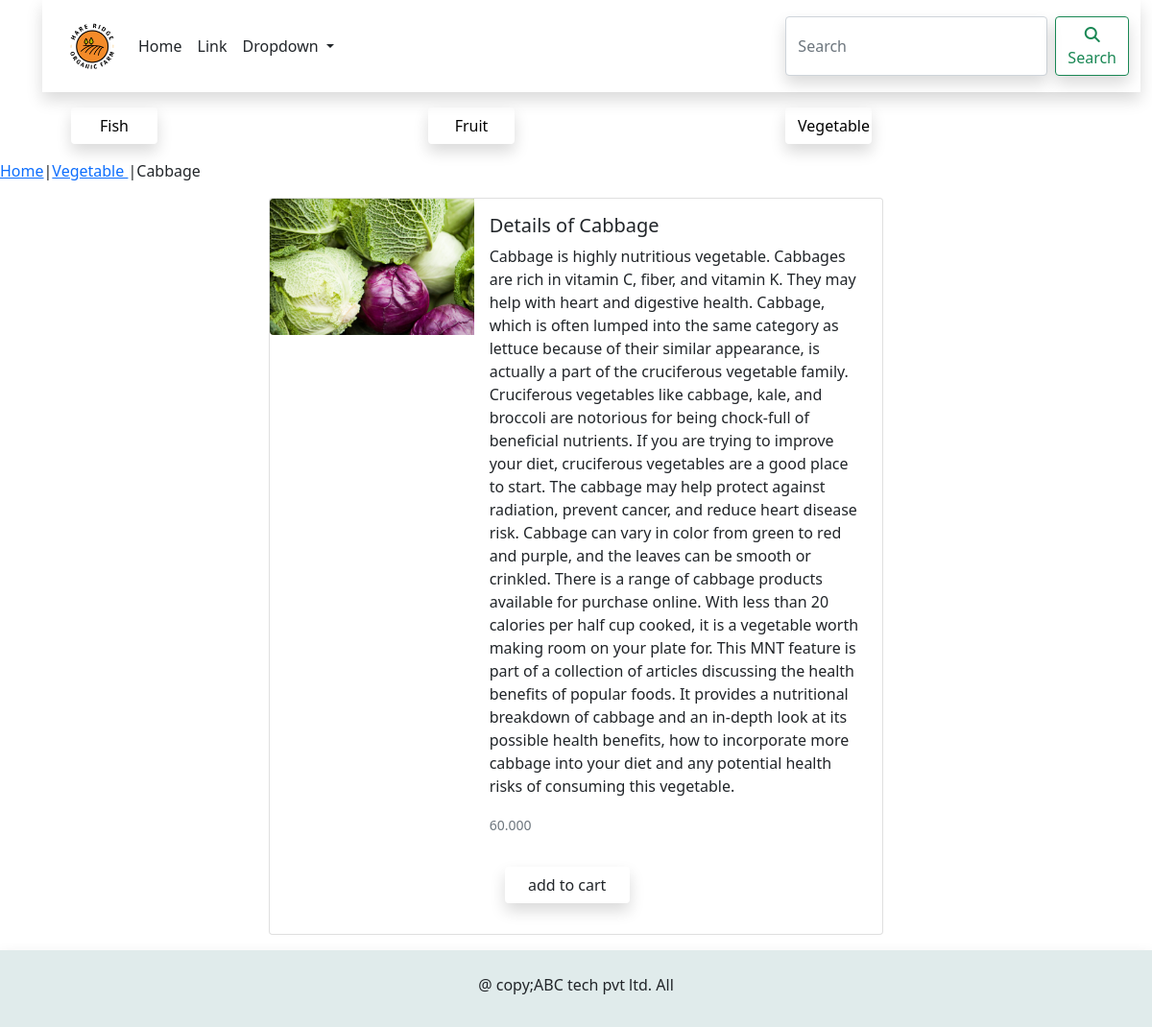
The app's page /farm/vegitable/cabbage/ with its own data.
### farm_main/models.py (models this page shows, shortened)
class Category(models.Model):
    name = models.CharField(max_length=250,unique=True)
    slug = models.SlugField(max_length=250,unique=True)
    description = models.TextField(blank=True)
    image = models.ImageField(upload_to='category_images',blank=True)
    class Meta:
        ordering = ('name',)
        verbose_name = 'category'
        verbose_name_plural = 'categories'
    def get_url(self):
        return reverse('farm_main:product_by_category', args=[self.slug])
    def __str__(self):
        return self.name

class Product(models.Model):
    name = models.CharField(max_length=250,unique=True)
    slug = models.SlugField(max_length=250,unique=True)
    description = models.TextField(blank=True)
    price = models.DecimalField(max_digits=10, decimal_places=3)
    category = models.ForeignKey(Category, on_delete=models.CASCADE)
    image = models.ImageField(upload_to='products_image', blank=True)
    stock = models.IntegerField()
    available = models.BooleanField(default=True)
    created = models.DateTimeField(auto_now_add=True)
    updated = models.DateTimeField(auto_now_add=True)
    class Meta:
        ordering = ('name',)
        verbose_name = 'Product'
        verbose_name_plural = 'Products'

### farm_main/views.py (the view)
# urls.py: path('<slug:c_slug>/<slug:product_slug>/', views.proDetail, name='productCategoryDetail')
def proDetail(request,c_slug,product_slug):
    try:
        product = Product.objects.get(category__slug=c_slug,slug = product_slug)
    except Exception as e:
        raise e
    return render(request,'product.html',{'product':product})

### cart/context_processors.py (called while the page is built)
def counter(request):
    item_count = 0
    if 'admin' in request.path:
        return {}
    else:
        try:
            cart = Cart.objects.filter(cart_id=_cart_id(request))
            cart_items = CartItem.objects.all().filter(cart=cart[:1])
            for cart_item in cart_items:
                item_count += cart_item.quantity
        except Cart.DoesNotExist:
            item_count = 0
    return dict(item_count = item_count)

### cart/views.py (called while the page is built)
def _cart_id(request):
    cart = request.session.session_key
    if not cart:
        cart = request.session.create()
    return cart

### farm_main/context_processors.py (called while the page is built)
def menu_links(request):
    links = Category.objects.all()
    return dict(links=links)

### templates/product.html (shortened to what this page needs)
{% extends 'base.html' %}
{% load static %}
{% block content %}
<div>
    <p><a href="{% url 'farm_main:allprodcat' %}">Home</a>|<a href="{{product.category.get_url}}">{{product.category}}
    </a>|{{product.name}}</p>
</div>
<div class="card mb-3" style="max-width: 640px;margin-left:auto;margin-right:auto;">
  <div class="row g-0">
    <div class="col-md-4">
      <img src="{{product.image.url}}" class="img-fluid rounded-start" alt="{{product.name}}">
    </div>
    <div class="col-md-8">
      <div class="card-body">
        <h5 class="card-title">Details of {{product.name}}</h5>
        <p class="card-text">{{product.description}}</p>
        <p class="card-text"><small class="text-muted">{{product.price}}</small></p>
          <div>
        {% if product.stock <= 0 %}
        <p><b>out of stock</b></p>
        {% else %}
        <a style="width:130px;" class="btn shadow my-3 mx-3" href="{% url 'cart:add_cart' product.id %}">add to cart</a>
        </div>
        </div>
        {% endif %}
    </div>
  </div>
</div>
{% endblock %}

### templates/nav.html (shortened to what this page needs)
{% load static %}
<nav class="container-fluid">
    <ul style="width:100%">
        <nav class="navbar navbar-expand-lg bg-body-tertiary shadow">
  <div class="container-fluid">
      <header>
    <center>
        <img src="{% static 'img/logo1.png' %}" alt="logoimage" style="height:80px;">
    </center>
</header>
    <div class="collapse navbar-collapse text-dark" id="navbarSupportedContent">
      <ul class="navbar-nav me-auto mb-2 mb-lg-0">
        <li class="nav-item">
          <a class="nav-link active text-dark" href="{% url 'farm_main:allprodcat' %}">Home</a>
        </li>
        <li class="nav-item">
          <a class="nav-link text-dark" href="#">Link</a>
        </li>
        <li class="nav-item dropdown">
          <a class="nav-link dropdown-toggle text-dark" href="#" role="button" data-bs-toggle="dropdown" aria-expanded="false">
            Dropdown
          </a>
        </li>
      </ul>
      <form class="d-flex" role="search" action="{% url 'searchapp:search' %}" method="get">
        <input class="form-control me-2 shadow" type="search" placeholder="Search" aria-label="Search" name="q">
        <button class="btn btn-outline-success shadow" type="submit"><i class="fa-solid fa-magnifying-glass"></i>Search</button>
      </form>
    </div>
  </div>
</nav>
        <div class="container">
            {% for cat in links %}
        <div class="col-4" style="float:left;">
        <button style="width:90px;" class="btn shadow my-3 mx-3"><a id="link" href="{{cat.get_url}}">{{cat.name}}</a></button>
        </div>
            {% endfor %}
        </div>
    </ul>
</nav>

### templates/base.html (style rules this page uses)
#link { text-decoration:none;color:black; }

### records on screen
Category: name "Fish"
Category: name "Fruit"
Category: name "Vegetable"
Product: category "Vegetable", name "Cabbage", image (picture), description "Cabbage is highly nutritious vegetable. Cabbages are rich in vitamin C, fiber, and vitamin K. They may help with heart and digestive health. Cabbage, which is often lumped into the same category as lettuce because of their similar appearance, is actually a part of the cruciferous vegetable family. Cruciferous vegetables like cabbage, kale, and broccoli are notorious for being chock-full of beneficial nutrients. If you are trying to improve your diet, cruciferous vegetables are a good place to start. The cabbage may help protect against radiation, prevent cancer, and reduce heart disease risk. Cabbage can vary in color from green to red and purple, and the leaves can be smooth or crinkled.…", price "60.000"
